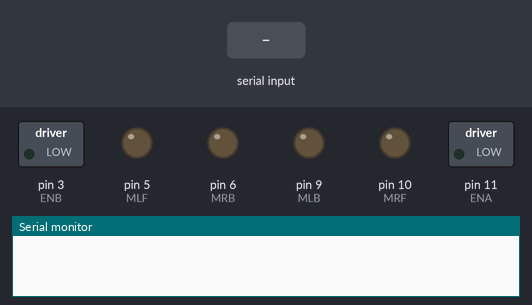
Bench run of a sketch on a simulated Arduino Uno, built with avr-gcc and run on an emulated ATmega328P. On the bench: switched loads named in the sketch (green lamp = pin HIGH), output pins drawn as LEDs (lit = HIGH), the last lines printed to the serial monitor. The inputs (shaded band) are chosen by the test bench.

Above: at 1.2 s.
1.3 s: "I" received over Serial
At 1.7 s:
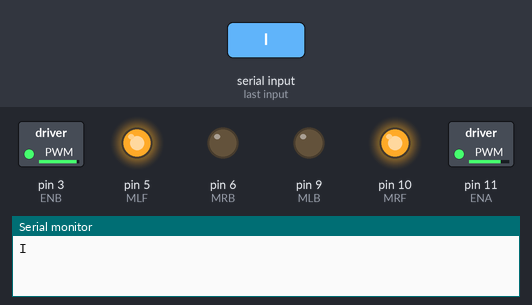
2.8 s: "G" received over Serial
At 4.0 s:
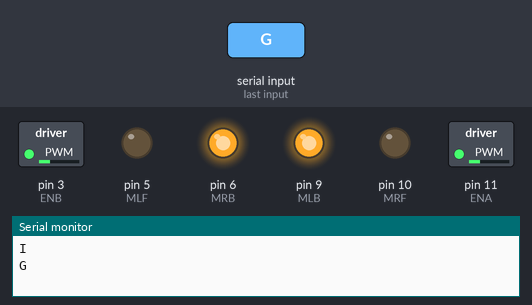
4.3 s: "L" received over Serial
At 5.1 s:
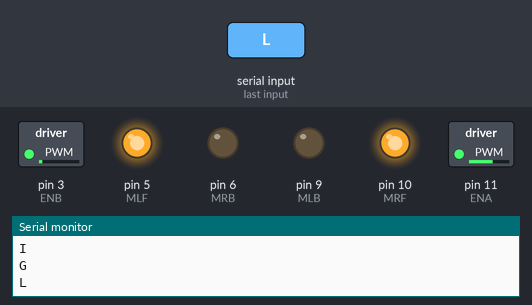
5.8 s: "R" received over Serial
At 6.3 s:
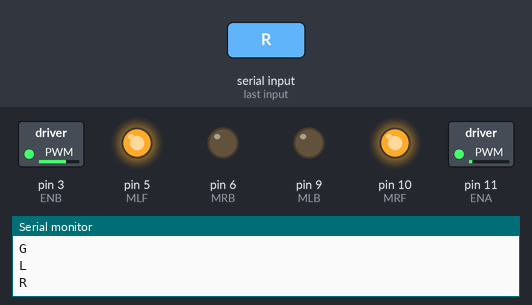
Timing chart, 0 to 8.3 s (numbered marks = the images above; inputs shaded):
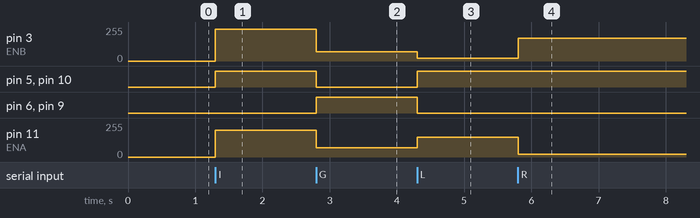

The sketch:

2905BT.ino
```cpp
#define MLF 5  // SOL ILERI
#define MRF 10 //SAG ILERI
#define MRB 6 //SAG GERI
#define MLB 9 //SOL GERI
#define ENA 11 // SAG HIZ  11 eski pin
#define ENB 3 // SOL HIZ    3 eski pin

  char state; //Bluetooth cihazından gelecek sinyalin char değişkeni
  int vSpeedR=150;     // Standart Hız, 0-255 arası bir değer alabilir
  int vSpeedL=180;

void setup() {

    pinMode(MLF, OUTPUT);
    pinMode(MRF, OUTPUT);
    pinMode(MRB, OUTPUT);
    pinMode(MLB, OUTPUT);

    pinMode(ENA, OUTPUT);
    pinMode(ENB, OUTPUT);

    Serial.begin(9600);


}

void loop() {

   if (Serial.available() > 0) {
    state = Serial.read();
    Serial.println(state);
   }


  if (state == 'I') {
      ileri();
    }

    else if (state == 'G') {
      geri();
    }


    else if (state == 'L') {
     sol();
    }


    else if (state == 'R') {
     sag();
    }

    else if (state == 'D'){
      dur();
      }

}

void ileri(){  // Robotun ileri yönde hareketi için fonksiyon tanımlıyoruz
  digitalWrite(MRF, 1);
  digitalWrite(MRB, 0);
  analogWrite(ENA, 200);
  digitalWrite(MLF, 1);
  digitalWrite(MLB, 0);
  analogWrite(ENB, 240);
}

void geri(){  // Robotun ileri yönde hareketi için fonksiyon tanımlıyoruz
  digitalWrite(MRF, 0);
  digitalWrite(MRB, 1);
  analogWrite(ENA, 70);    // Sağ motorun hızı 150
  digitalWrite(MLF, 0);
  digitalWrite(MLB, 1);
  analogWrite(ENB, 70);    // Sol motorun hızı 180
}

void sag(){  // Robotun sag yönde hareketi için fonksiyon tanımlıyoruz
  digitalWrite(MRF, 1);
  digitalWrite(MRB, 0);
  analogWrite(ENA, 20);    // Sağ motorun hızı 0
  digitalWrite(MLF, 1);
  digitalWrite(MLB, 0);
  analogWrite(ENB, 170);    // Sol motorun hızı 180
}

void sol(){  // Robotun ileri yönde hareketi için fonksiyon tanımlıyoruz
  digitalWrite(MRF, 1);
  digitalWrite(MRB, 0);
  analogWrite(ENA, 150);    // Sağ motorun hızı 150
  digitalWrite(MLF, 1);
  digitalWrite(MLB, 0);
  analogWrite(ENB,20);    // Sol motorun hızı 0
}

void dur() { // Robotun durması için fonksiyon tanımlıyoruz
  digitalWrite(MRF, 0);   // Sağ motoru durdur
  digitalWrite(MRB, 0);   // Sağ motoru durdur
  analogWrite(ENA, 0);      // Sağ motor hızı 0
  digitalWrite(MLF, 0);   // Sol motoru durdur
  digitalWrite(MLB, 0);   // Sol motoru durdur
  analogWrite(ENB, 0);      // Sol motor hızı 0
}
```

Measured:
- after the input at 1.3 s, pin 3 (ENB): 0/255 → 240/255 at once; pin 5 (MLF), pin 10 (MRF): LOW → HIGH at once; pin 11 (ENA): 0/255 → 200/255 at once
- after the input at 2.8 s, pin 3 (ENB): 240/255 → 70/255 at once; pin 5 (MLF), pin 10 (MRF): HIGH → LOW at once; pin 6 (MRB), pin 9 (MLB): LOW → HIGH at once; pin 11 (ENA): 200/255 → 70/255 at once
- after the input at 4.3 s, pin 3 (ENB): 70/255 → 20/255 at once; pin 5 (MLF), pin 10 (MRF): LOW → HIGH at once; pin 6 (MRB), pin 9 (MLB): HIGH → LOW at once; pin 11 (ENA): 70/255 → 150/255 at once
- after the input at 5.8 s, pin 3 (ENB): 20/255 → 170/255 at once; pin 11 (ENA): 150/255 → 20/255 at once
